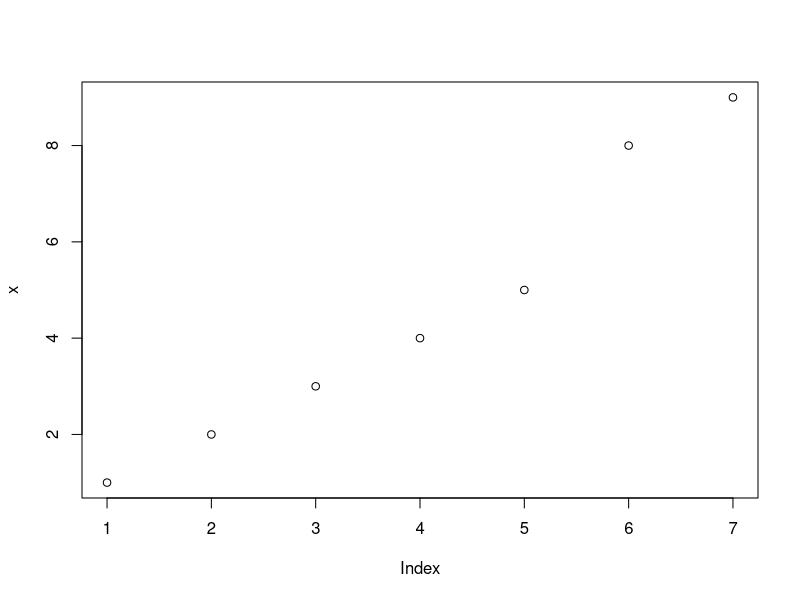
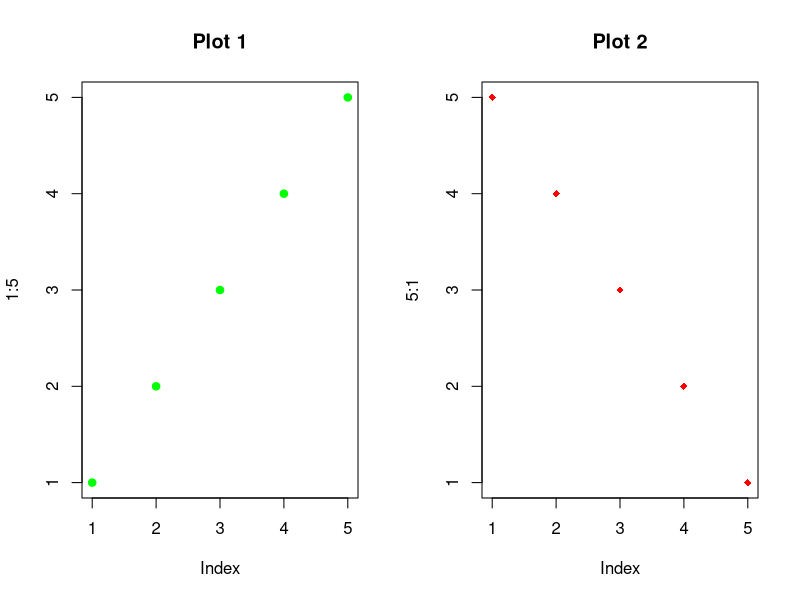
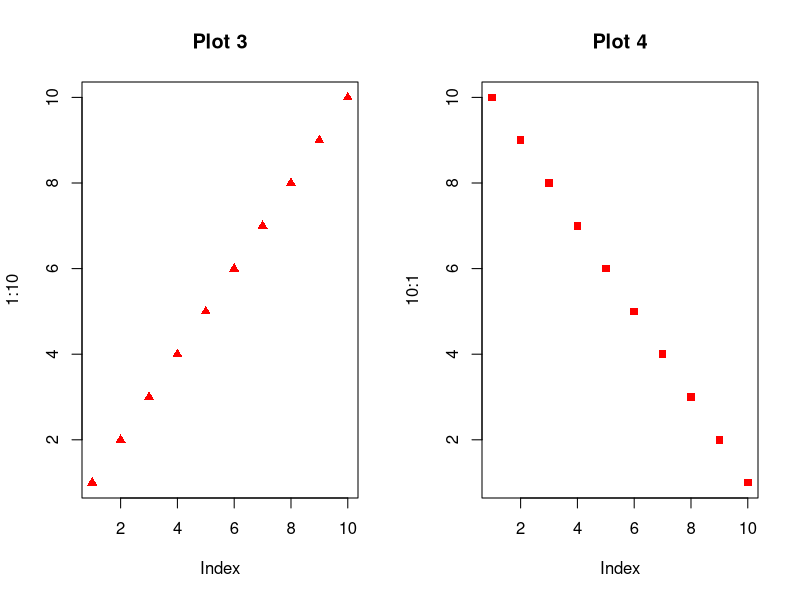
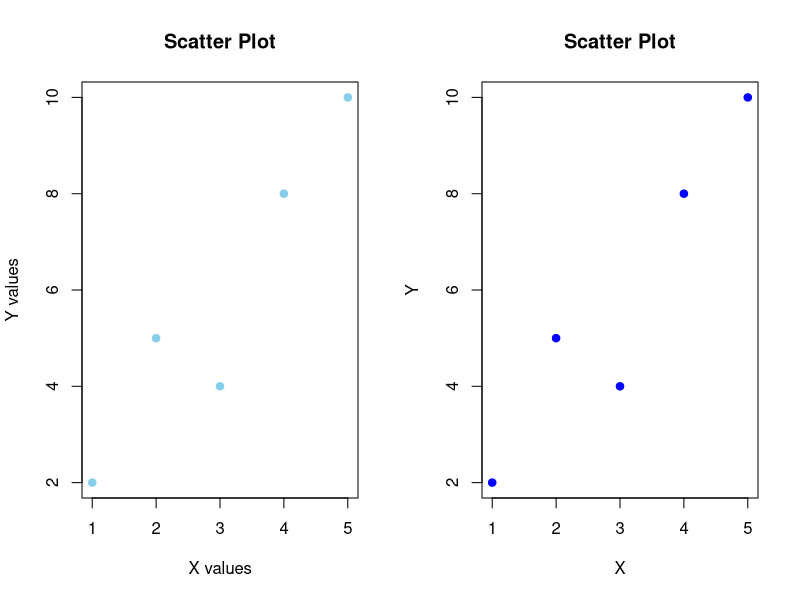
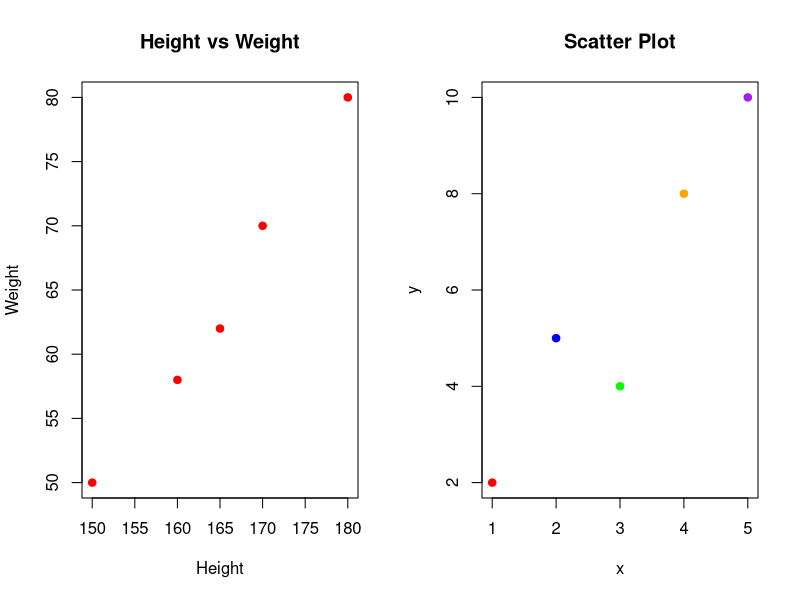
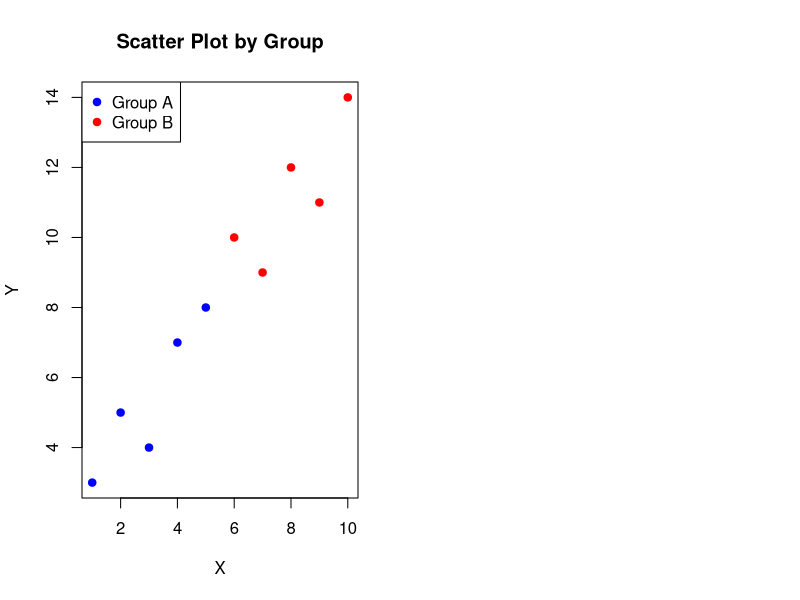
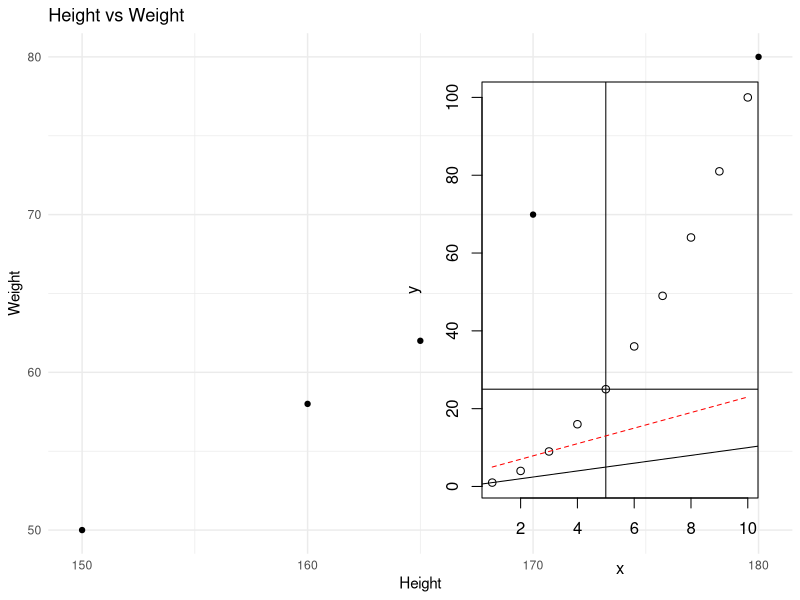
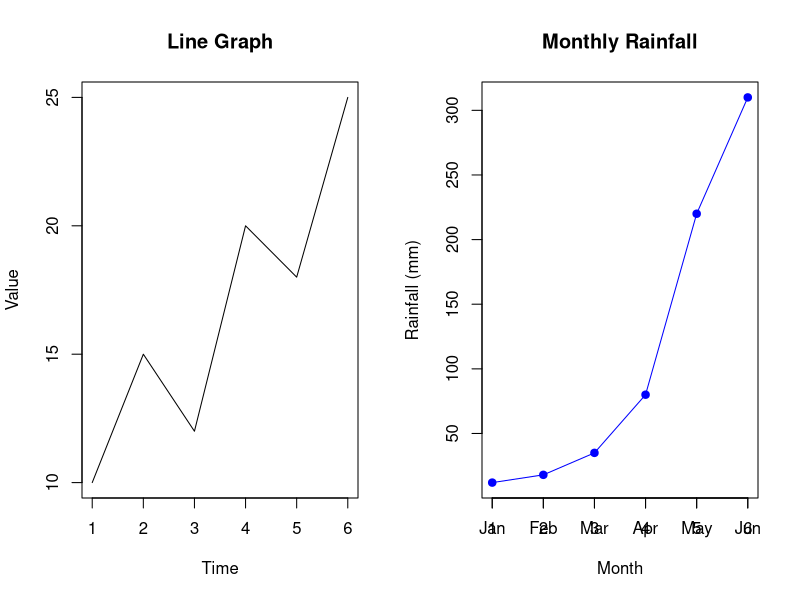

Here is the R script that generated these plots, in order:
x <- c(1, 2, 3, 4,5,8,9)
plot(x)
dev.off()
##
par(mfrow = c(1, 2))
plot(1:5, main = "Plot 1",col="green",pch=19)
plot(5:1, main = "Plot 2",col="red",pch=18)
plot(1:10, main = "Plot 3",col="red",pch=17)
plot(10:1, main = "Plot 4",col="red",pch=15)
#dev.off()
x <- c(1, 2, 3, 4, 5)
y <- c(2, 5, 4, 8, 10)

plot(x, y,
     main = "Scatter Plot",
     xlab = "X values",
     ylab = "Y values",col="skyblue",
     pch = 19)
#########
x <- 1:5
y <- c(2, 5, 4, 8, 10)

plot(x, y,
     pch = 19,
     col = "blue",
     main = "Scatter Plot",
     xlab = "X",
     ylab = "Y")
##
df <- data.frame(
  height = c(150, 160, 165, 170, 180),
  weight = c(50, 58, 62, 70, 80)
)
plot(df$height, df$weight,
     main = "Height vs Weight",  xlab = "Height",
     ylab = "Weight",col = "Red",  pch = 19)
###########
x <- 1:5
y <- c(2, 5, 4, 8, 10)

plot(x, y,
     pch = 19,
     col = c("red", "blue", "green", "orange", "purple"),
     main = "Scatter Plot")
###########3
x <- 1:10
y <- c(3, 5, 4, 7, 8, 10, 9, 12, 11, 14)

group <- c("A", "A", "A", "A", "A",
           "B", "B", "B", "B", "B")

plot(x, y,
     pch = 19,
     col = ifelse(group == "A", "blue", "red"),
     main = "Scatter Plot by Group",
     xlab = "X",
     ylab = "Y")

legend("topleft",
       legend = c("Group A", "Group B"),
       col = c("blue", "red"),
       pch = 19)
#############
library(ggplot2)
ggplot(df, aes(x = height, y = weight)) +
  geom_point() +
  labs(
    title = "Height vs Weight",
    x = "Height",
    y = "Weight"
  ) +
  theme_minimal()
###
# Create some sample data
x <- 1:10
y <- x^2
plot(x, y)

# Add a vertical line at x = 5
abline(v = 5)

# Add a horizontal line at y = 25
abline(h = 25)

# Add a diagonal line with slope 1 and intercept 0
abline(a = 0, b = 1)

# Add a line using the lines() function
x2 <- 1:10
y2 <- 2*x2 + 3
lines(x2, y2, col = "red", lty = 2)
##
#Basic line graph
x <- 1:6
y <- c(10, 15, 12, 20, 18, 25)

plot(x, y,
     type = "l",
     main = "Line Graph",
     xlab = "Time",
     ylab = "Value")
###
month <- c("Jan", "Feb", "Mar", "Apr", "May", "Jun")
rainfall <- c(12, 18, 35, 80, 220, 310)

plot(rainfall,
     type = "o",
     pch = 19,
     col = "blue",
     #xaxt = "n",  #removes default x-axis
     main = "Monthly Rainfall",
     xlab = "Month",
     ylab = "Rainfall (mm)")

axis(1, at = 1:6, labels = month)
###Add 2nd lline
month <- 1:6

rainfall_2025 <- c(12, 18, 35, 80, 220, 310)
rainfall_2026 <- c(15, 25, 40, 95, 200, 280)

plot(month, rainfall_2025,
     type = "o",
     pch = 19,
     col = "blue",
     ylim = c(0, 350),
     xlab = "Month",
     ylab = "Rainfall (mm)",
     main = "Monthly Rainfall Comparison")

lines(month, rainfall_2026,
      type = "o",
      pch = 17,
      col = "red")

legend("topleft",
       legend = c("2025", "2026"),
       col = c("blue", "red"),
       pch = c(19, 17))
##
v <- c(17, 25, 38, 13, 41)
t <- c(22, 19, 36, 19, 23)
m <- c(25, 14, 16, 34, 29)

plot(v, type = "l", col = "red", xlab = "Month", 
     ylab = "Articles Written", 
     main = "Articles Written Chart")
lines(t, type = "o", col = "blue")
lines(m, type = "s", col = "green")
##simple Bar chart
A <- c(17, 32, 8, 53, 1)
barplot(A, xlab = "X-axis", ylab = "Y-axis",col="red", main ="Bar-Chart")
##
students <- c(40, 55, 35, 60)
departments <- c("Statistics", "Botany", "Pharmacy", "Chemistry")
barplot(students,
        names.arg = departments,
        main = "Number of Students by Department",
        xlab = "Department",
        ylab = "Number of Students",col="Red")
##
barplot(students,
        names.arg = departments,
        col = c("blue", "red", "green", "orange"),
        main = "Number of Students by Department",
        xlab = "Department",
        ylab = "Number of Students")
##
sex <- c("Male", "Female", "Female", "Male",
         "Female", "Female", "Male", "Female")

freq <- table(sex)
barplot(freq,
        col = c("skyblue", "pink"),
        main = "Students by Sex",
        xlab = "Sex",
        ylab = "Frequency")
##Add Values on Top of Bars
students <- c(40, 55, 35, 60)
bp <- barplot(students,
              names.arg = departments,
              col = "skyblue",
              main = "Number of Students",
              ylab = "Students",
              ylim = c(0, 70))

text(bp, students,
     labels = students,
     pos = 3)
##
A <- c(17, 2, 8, 13, 1, 22)
B <- c("Jan", "Feb", "Mar", "Apr", "May", "Jun")

barplot(A, names.arg = B, xlab = "Month",
        ylab = "Articles", col = "steelblue",
        main = "GeeksforGeeks - Article Chart",
        cex.main = 1.5, cex.lab = 1.2, cex.axis = 1.1)

text(
  x = barplot(A, names.arg = B, col = "steelblue", ylim = c(0, max(A) * 1.2)),
  y = A + 1, 
  labels = A, 
  pos = 3, 
  cex = 1.2, 
  col = "black"
)
##############
# Data
students <- matrix(c(25, 30,
                     15, 20,
                     20, 25,
                     15, 12),
                   nrow = 2,
                   byrow = TRUE)
students
# Department names
colnames(students) <- c("Statistics",
                        "Botany",
                        "Pharmacy",
                        "Chemistry")

# Gender names
rownames(students) <- c("Male", "Female")


# Create grouped bar plot
bar <- barplot(students,
                   beside = TRUE,
                   col = c("skyblue", "pink"),
                   border = "black",
                   main = "Male and Female Students by Department",
                   xlab = "Department",
                   ylab = "Number of Students",
                   ylim = c(0, 35),
                   cex.main = 1,
                   cex.axis = 0.7,
                   cex.lab = 0.7,
                   cex.names = 0.7,
                   las = 3)
# Add values above bars
text(x = bar,
     y = students,
     labels = students,
     pos = 3,
     cex = 0.5)


# Add legend
legend("topright",
       legend = c("Male", "Female"),
       fill = c("skyblue", "pink"),
       border = "black",
       bty = "o",
       cex = 0.5)
dev.off()
